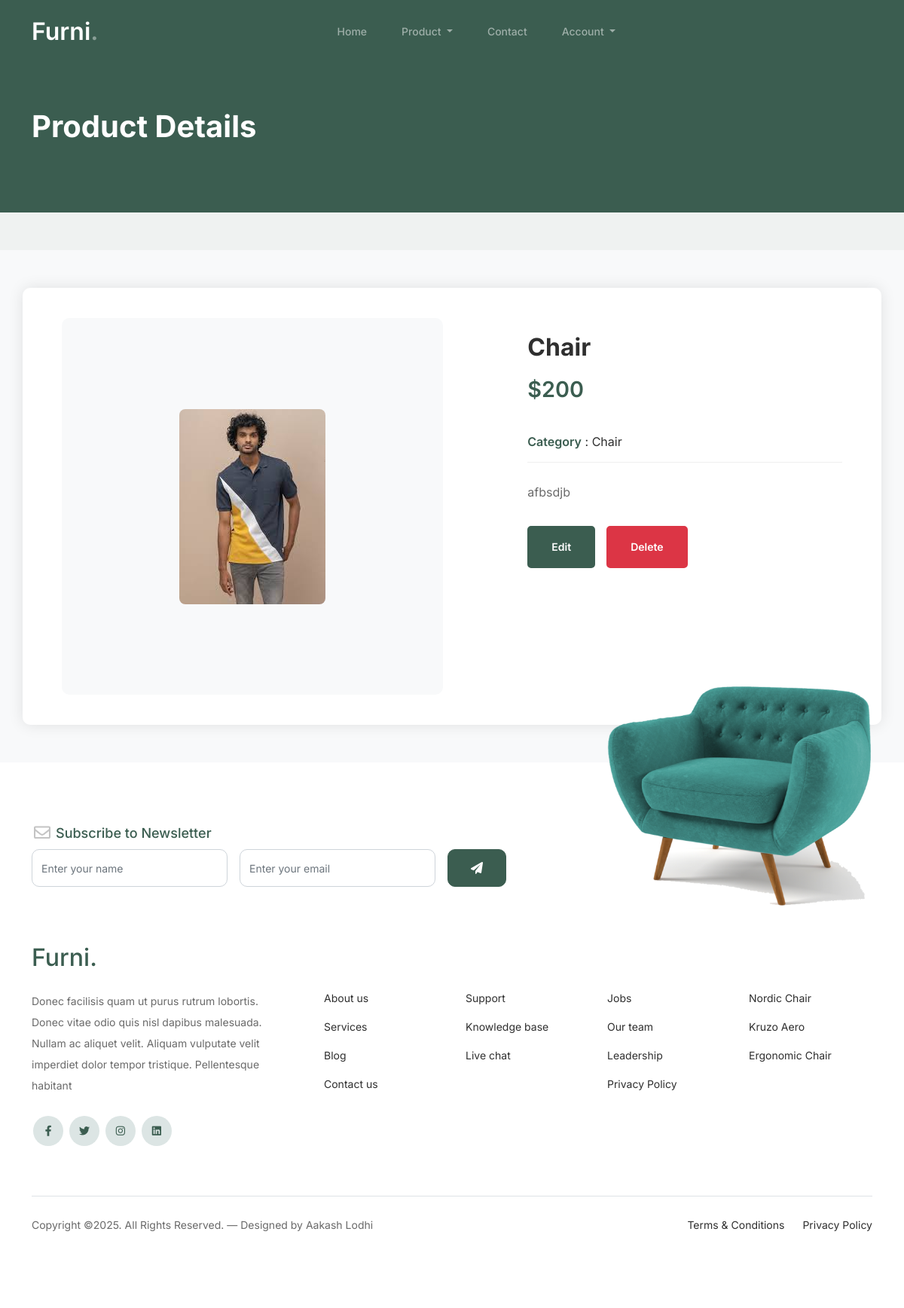
The app's page /seller-product-details/1/ with its own data.
### myapp/models.py (models this page shows, shortened)
class Product(models.Model):
    category=(
        ("Chair","Chair"),
        ("Sofa","Sofa"),
        ("Bed","Bed"),
        ("Table","Table"),
    )
    seller=models.ForeignKey(User,on_delete=models.CASCADE)
    product_category=models.CharField(max_length=100,choices=category)
    product_name=models.CharField(max_length=100)
    product_price=models.PositiveIntegerField()
    product_desc=models.TextField()
    product_image=models.ImageField(upload_to="product_images/")

### myapp/views.py (the view)
# urls.py: path('seller-product-details/<int:pk>/',views.seller_product_details,name='seller-product-details'),
def seller_product_details(request,pk):
    product=Product.objects.get(pk=pk)
    return render(request,'seller-product-details.html',{'product':product})

### myapp/templates/seller-product-details.html (shortened to what this page needs)
{% extends 'seller-header.html' %}
{% load static %}
{% block content %}
<div class="hero">
    <div class="container">
        <div class="row justify-content-between">
            <div class="col-lg-5">
                <div class="intro-excerpt">
                    <h1>Product Details</h1>
                </div>
            </div>
            <div class="col-lg-7"></div>
        </div>
    </div>
</div>
<div class="product_image_area">
    <div class="container">
        <div class="row s_product_inner">
            <div class="col-lg-6">
                <div class="s_product_img">
                    <div id="carouselExampleIndicators" class="carousel slide" data-ride="carousel">
                        <div class="carousel-inner">
                            <div class="carousel-item active">
                                <img class="d-block w-100" src="{{product.product_image.url}}" alt="{{product.product_name}}" />
                            </div>
                        </div>
                    </div>
                </div>
            </div>
            <div class="col-lg-5 offset-lg-1">
                <div class="s_product_text">
                    <h3>{{product.product_name}}</h3>
                    <h2>${{product.product_price}}</h2>
                    <ul class="list">
                        <li>
                            <a class="active" href="#">
                                <span>Category</span> : {{product.product_category}}
                            </a>
                        </li>
                    </ul>
                    <p>{{product.product_desc}}</p>
                    <div class="card_area">
                        <a class="main_btn" href="{% url 'seller-product-edit' pk=product.pk %}">Edit</a>
                        <a class="main_btn" href="{% url 'seller-product-delete' pk=product.pk %}">Delete</a>
                    </div>
                </div>
            </div>
        </div>
    </div>
</div>
{% endblock %}

### myapp/static/css/style.css (style rules this page uses)
body { overflow-x: hidden; position: relative; }
body { font-family: "Inter", sans-serif; font-weight: 400; line-height: 28px; color: #6a6a6a; font-size: 14px; background-color: #eff2f1; }
a { text-decoration: none; -webkit-transition: .3s all ease; -o-transition: .3s all ease; transition: .3s all ease; color: #2f2f2f; text-decoration: underline; }
.hero { background: #3b5d50; padding: calc(4rem - 30px) 0 0rem 0; }
@media (min-width: 768px) { .hero { padding: calc(4rem - 30px) 0 4rem 0; } }
@media (min-width: 992px) { .hero { padding: calc(8rem - 30px) 0 8rem 0; } }
.hero .intro-excerpt { position: relative; z-index: 4; }
@media (min-width: 992px) { .hero .intro-excerpt { max-width: 450px; } }
.hero h1 { font-weight: 700; color: #ffffff; margin-bottom: 30px; }

### myapp/templates/seller-product-details.html (style rules this page uses)
.hero { background-color: #3b5d50; padding: 60px 0; margin-bottom: 50px; }
.hero h1 { color: white; font-weight: 700; font-size: 2.5rem; }
.product_image_area { padding: 50px 0; background-color: #f8f9fa; }
.s_product_inner { background: white; padding: 40px; border-radius: 10px; box-shadow: 0 0 20px rgba(0,0,0,0.1); }
.s_product_img { background: #f8f9fa; padding: 20px; border-radius: 10px; display: flex; align-items: center; justify-content: center; min-height: 500px; }
.s_product_img img { max-width: 100%; height: auto; object-fit: contain; border-radius: 8px; }
.s_product_text { padding: 20px 0; }
.s_product_text h3 { font-size: 2rem; font-weight: 700; color: #2f2f2f; margin-bottom: 20px; }
.s_product_text h2 { font-size: 1.8rem; font-weight: 600; color: #3b5d50; margin-bottom: 25px; }
.s_product_text .list { list-style: none; padding: 0; margin-bottom: 25px; }
.s_product_text .list li { padding: 12px 0; border-bottom: 1px solid #efefef; }
.s_product_text .list li a { color: #2f2f2f; text-decoration: none; font-size: 1rem; }
.s_product_text .list li a span { font-weight: 600; color: #3b5d50; }
.s_product_text p { color: #6a6a6a; line-height: 1.8; margin-bottom: 30px; font-size: 1rem; }
.card_area { display: flex; gap: 15px; margin-top: 30px; }
.main_btn { display: inline-block; padding: 12px 30px; background-color: #3b5d50; color: white; text-decoration: none; border-radius: 5px; font-weight: 600; transition: all 0.3s ease; border: 2px solid #3b5d50; }
.main_btn:last-child { background-color: #dc3545; border-color: #dc3545; }

### records on screen
Product: product_image (picture), product_name "Chair", product_price "200", product_category "Chair", product_desc "afbsdjb"
